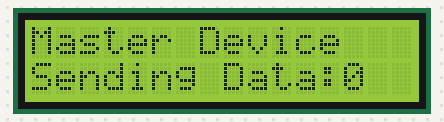
Recording of a program running on a simulated ATmega16, built with avr-gcc and emulated at 8 MHz. Parts: 16×2 character LCD. Wiring (inferred from the names in the program): character LCD (HD44780): RS PC4; R/W PC3; E PC2; data PD0, PD1, PD2, PD3, PD4, PD5, PD6, PD7.

Above: at 0.1 s.
At 4.7 s:
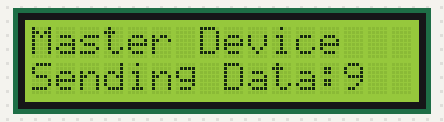
At 9.8 s:
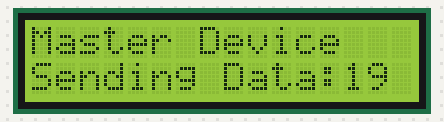
At 19.4 s:
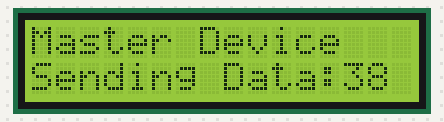
At 29.1 s:
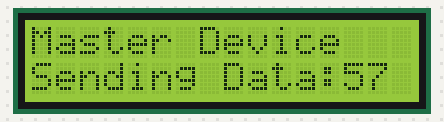
At 39.2 s:
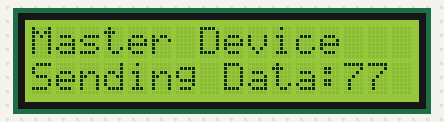

Measured:
- what the display in image 0 shows lasts 0.5 s, from 0.1 s to 0.6 s

The program:

ATmega16_SPI_Master.c
```c
/*
 * ATmega16_Master.c
 * http://www.electronicwings.com
 */


#define F_CPU 8000000UL					/* Define CPU Frequency e.g. here its 8MHz */
#include <avr/io.h>						/* Include AVR std. library file */
#include <util/delay.h>					/* Include Delay header file */
#include <stdio.h>
#include <string.h>
#include "LCD_16x2_H_file.h"			/* Include LCD header file */
#include "SPI_Master_H_file.h"			/* Include SPI master header file */

int main(void)
{
	uint8_t count;
	char buffer[5];

	LCD_Init();
	SPI_Init();

	LCD_String_xy(1, 0, "Master Device");
	LCD_String_xy(2, 0, "Sending Data:    ");
	SS_Enable;
	count = 0;
	while (1)
	{
		SPI_Write(count);
		sprintf(buffer, "%d   ", count);
		LCD_String_xy(2, 13, buffer);
		count++;
		_delay_ms(500);
	}

}
```

SPI_Master_C_file.c
```c
/*
 * SPI_Master_C_file.c
 *
 */

#include "SPI_Master_H_file.h"				/* Include SPI Master header file */


void SPI_Init()								/* SPI Initialize function */
{
	DDRB |= (1<<MOSI)|(1<<SCK)|(1<<SS);		/* Make MOSI, SCK, 0th pin direction as output pins */
	DDRB &= ~(1<<MISO);						/* Make MISO pin as input pin */
	PORTB |= (1<<SS);						/* Disable slave initially by making high on SS pin */
	SPCR = (1<<SPE)|(1<<MSTR)|(1<<SPR0);	/* Enable SPI, Enable in master mode, with Fosc/16 SCK frequency */
	SPSR &= ~(1<<SPI2X);					/* Disable speed doubler */
}

void SPI_Write(char data)					/* SPI write data function */
{
	char flush_buffer;
	SPDR = data;							/* Write data to SPI data register */
	while(!(SPSR & (1<<SPIF)));				/* Wait till transmission complete */
	flush_buffer = SPDR;					/* Flush received data */
/* Note: SPIF flag is cleared by first reading SPSR (with SPIF set) and then accessing SPDR hence flush buffer used here to access SPDR after SPSR read */
}

char SPI_Read()								/* SPI read data function */
{
	SPDR = 0xFF;
	while(!(SPSR & (1<<SPIF)));				/* Wait till reception complete */
	return(SPDR);							/* return received data */
}
```

SPI_Master_H_file.h
```c
/*
 * SPI_Master_H_file.h
 *
 */


#ifndef SPI_MASTER_H_FILE_H_
#define SPI_MASTER_H_FILE_H_

#include <avr/io.h>							/* Include AVR std. library file */

#define MOSI 5								/* Define SPI bus pins */
#define MISO 6
#define SCK 7
#define SS 4
#define SS_Enable PORTB &= ~(1<<SS)			/* Define Slave enable */
#define SS_Disable PORTB |= (1<<SS)			/* Define Slave disable */

void SPI_Init();							/* SPI initialize function */
void SPI_Write(char);						/* SPI write data function */
char SPI_Read();							/* SPI read data function */


#endif /* SPI_MASTER_H_FILE_H_ */
```

LCD_16x2_C_file.c
```c
/*
 * LCD_16x2_C_file.c
 *
 */


#include "LCD_16x2_H_file.h"						/* Include LCD header file */


void LCD_Command (char cmd)							/* LCD command write function */
{
	LCD_Data_Port = cmd;							/* Write command data to LCD data port */
	LCD_Command_Port &= ~((1<<RS)|(1<<RW));			/* Make RS LOW (command reg.), RW LOW (Write) */
	LCD_Command_Port |= (1<<EN);					/* High to Low transition on EN (Enable) */
	_delay_us(1);
	LCD_Command_Port &= ~(1<<EN);
	_delay_ms(3);									/* Wait little bit */
}

void LCD_Char (char char_data)						/* LCD data write function */
{
	LCD_Data_Port = char_data;						/* Write data to LCD data port */
	LCD_Command_Port &= ~(1<<RW);					/* Make RW LOW (Write) */
	LCD_Command_Port |= (1<<EN)|(1<<RS);			/* Make RS HIGH (data reg.) and High to Low transition on EN (Enable) */
	_delay_us(1);
	LCD_Command_Port &= ~(1<<EN);
	_delay_ms(1);									/* Wait little bit */
}

void LCD_Init (void)								/* LCD Initialize function */
{
	LCD_Command_Dir |= (1<<RS)|(1<<RW)|(1<<EN);		/* Make LCD command port direction as o/p */
	LCD_Data_Dir = 0xFF;							/* Make LCD data port direction as o/p */

	_delay_ms(20);									/* LCD power up time to get things ready, it should always >15ms */
	LCD_Command (0x38);								/* Initialize 16X2 LCD in 8bit mode */
	LCD_Command (0x0C);								/* Display ON, Cursor OFF command */
	LCD_Command (0x06);								/* Auto Increment cursor */
	LCD_Command (0x01);								/* Clear LCD command */
	LCD_Command (0x80);								/* 8 is for first line and 0 is for 0th position */
}

void LCD_String (char *str)							/* Send string to LCD function */
{
	int i;
	for(i=0;str[i]!=0;i++)							/* Send each char of string till the NULL */
	{
		LCD_Char (str[i]);							/* Call LCD data write */
	}
}

void LCD_String_xy (char row, char pos, char *str)	/* Send string to LCD function */
{
	if (row == 1)
		LCD_Command((pos & 0x0F)|0x80);				/* Command of first row and required position<16 */
	else if (row == 2)
		LCD_Command((pos & 0x0F)|0xC0);				/* Command of Second row and required position<16 */
	LCD_String(str);								/* Call LCD string function */
}
```

LCD_16x2_H_file.h
```c
/*
 * LCD_16x2_H_file.h
 *
 */

#ifndef LCD_16x2_H_H_					/* Define library H file if not defined */
#define LCD_16x2_H_H_

#define F_CPU 8000000UL					/* Define CPU Frequency e.g. here its 8MHz */
#include <avr/io.h>						/* Include AVR std. library file */
#include <util/delay.h>					/* Include Delay header file */

#define LCD_Data_Dir DDRD				/* Define LCD data port direction */
#define LCD_Command_Dir DDRC			/* Define LCD command port direction register */
#define LCD_Data_Port PORTD				/* Define LCD data port */
#define LCD_Command_Port PORTC			/* Define LCD data port */
#define EN PC2							/* Define Enable signal pin */
#define RW PC3							/* Define Read/Write signal pin */
#define RS PC4							/* Define Register Select (data reg./command reg.) signal pin */

void LCD_Command (char);				/* LCD command write function */
void LCD_Char (char);					/* LCD data write function */
void LCD_Init (void);					/* LCD Initialize function */
void LCD_String (char*);				/* Send string to LCD function */
void LCD_String_xy (char,char,char*);	/* Send row, position and string to LCD function */


#endif									/* LCD_16x2_H_FILE_H_ */
```
